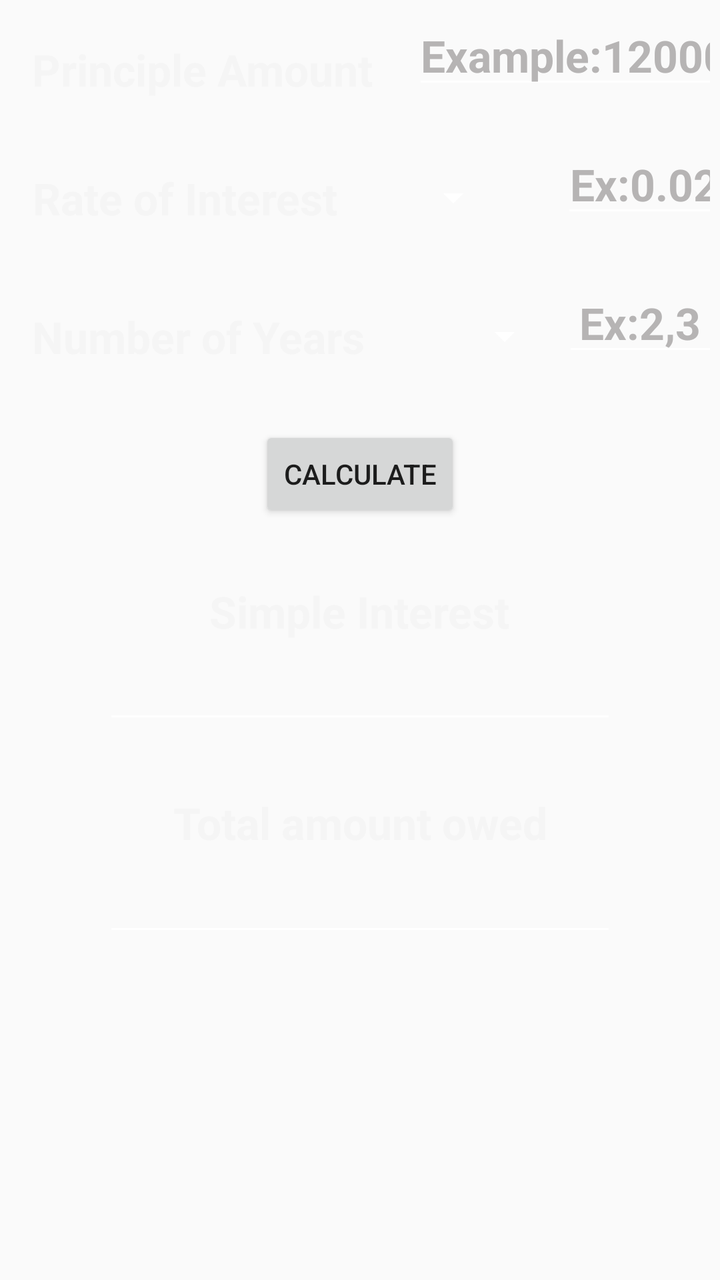
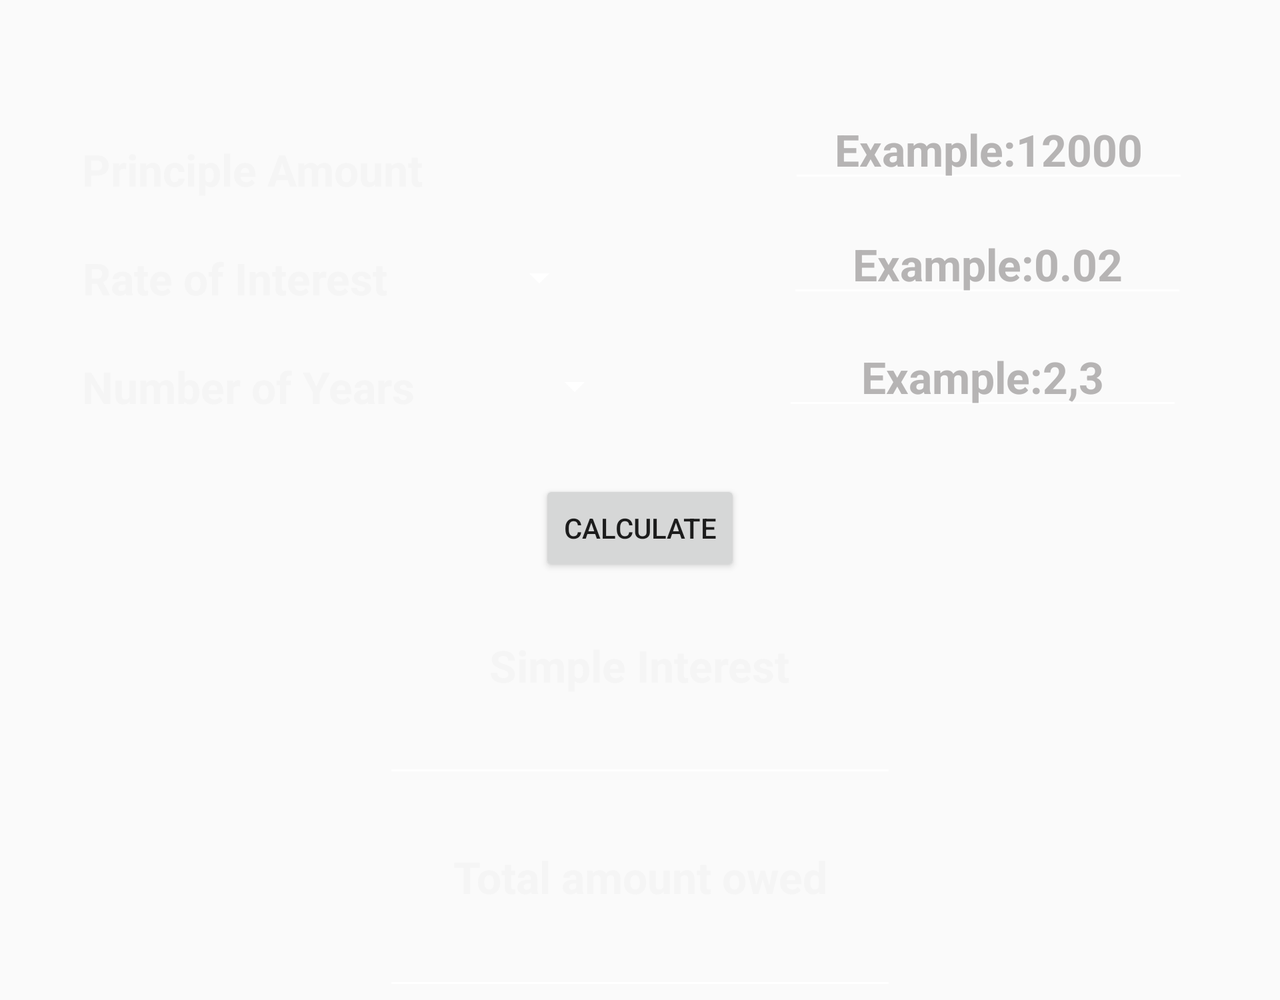

One screen, two layout resources from the same app: the default and the repository's alternative for another configuration. Each is rendered where Android would select it; the XML of both is given below.
<!-- AndroidManifest.xml: application theme AppTheme -->
<!-- res/layout/activity_simpleinterest.xml -->
<?xml version="1.0" encoding="utf-8"?>
<RelativeLayout xmlns:android="http://schemas.android.com/apk/res/android"
    android:layout_width="match_parent"
    android:layout_height="match_parent"
    android:paddingLeft="1dp"
    android:paddingRight="1dp"
    android:background="@drawable/grad4">

    <TextView style="@style/white1"
        android:layout_width="wrap_content"
        android:layout_height="wrap_content"
        android:textAppearance="?android:attr/textAppearanceLarge"
        android:text="Principle Amount"
        android:id="@+id/textView4"
        android:layout_marginTop="20dp"
        android:layout_marginLeft="15dp"
        android:layout_alignParentLeft="true"
        android:layout_alignParentStart="true"/>

    <TextView style="@style/white1"
        android:layout_width="wrap_content"
        android:layout_height="wrap_content"
        android:textAppearance="?android:attr/textAppearanceLarge"
        android:text="@string/roi"
        android:id="@+id/textView5"
        android:layout_marginTop="35dp"
        android:layout_marginLeft="15dp"
        android:layout_below="@+id/textView4"
        android:layout_alignParentStart="true" />

    <TextView style="@style/white1"
        android:layout_width="wrap_content"
        android:layout_height="wrap_content"
        android:textAppearance="?android:attr/textAppearanceLarge"
        android:text="@string/nop"
        android:id="@+id/textView6"
        android:layout_below="@+id/spinner2"
        android:layout_alignParentStart="true"
        android:layout_marginTop="40dp"
        android:layout_marginLeft="15dp"/>

    <TextView style="@style/white1"
        android:layout_width="wrap_content"
        android:layout_height="wrap_content"
        android:textAppearance="?android:attr/textAppearanceLarge"
        android:text="Simple Interest"
        android:id="@+id/cvi"
        android:layout_marginLeft="20dp"
        android:layout_marginRight="20dp"
        android:layout_below="@+id/btnCal"
        android:layout_centerHorizontal="true" />

    <EditText style="@style/white1"
        android:layout_width="160dp"
        android:layout_height="wrap_content"
        android:hint="Example:12000"
        android:textColorHint="#b6b4b4"
        android:inputType="numberDecimal"
        android:id="@+id/txtCV"
        android:backgroundTint="@android:color/white"
        android:layout_toRightOf="@+id/textView4"
        android:layout_marginTop="3dp"
        android:layout_marginLeft="20dp" />

    <EditText style="@style/white1"
        android:layout_width="80dp"
        android:layout_height="wrap_content"
        android:inputType="numberDecimal"
        android:hint="Ex:0.02"
        android:textColorHint="#b6b4b4"
        android:id="@+id/txtROI"
        android:backgroundTint="@android:color/white"
        android:layout_marginLeft="30dp"
        android:layout_alignBottom="@+id/spinner2"
        android:layout_toEndOf="@+id/spinner2" />

    <EditText style="@style/white1"
        android:layout_width="80dp"
        android:layout_height="wrap_content"
        android:inputType="numberDecimal"
        android:id="@+id/txtNOP"
        android:hint="Ex:2,3"
        android:textColorHint="#b6b4b4"
        android:backgroundTint="@android:color/white"
        android:layout_marginLeft="5dp"
        android:layout_alignBottom="@+id/spinner9"
        android:layout_toEndOf="@+id/spinner9" />

    <EditText style="@style/white1"
        android:layout_width="wrap_content"
        android:layout_height="wrap_content"
        android:ems="10"
        android:inputType="numberDecimal"
        android:id="@+id/txtSI"
        android:backgroundTint="@android:color/white"
        android:layout_centerHorizontal="true"
        android:layout_below="@+id/cvi"/>

    <Button
        android:layout_width="wrap_content"
        android:layout_height="wrap_content"
        android:text="@string/cal"
        android:id="@+id/btnCal"
        android:layout_marginLeft="20dp"
        android:layout_marginRight="20dp"
        android:layout_margin="30dp"
        android:layout_below="@+id/txtNOP"
        android:layout_centerHorizontal="true" />

    <TextView style="@style/white1"
        android:layout_width="wrap_content"
        android:layout_height="wrap_content"
        android:textAppearance="?android:attr/textAppearanceLarge"
        android:text="Total amount owed"
        android:id="@+id/textView7"
        android:layout_marginTop="30dp"
        android:layout_marginLeft="20dp"
        android:layout_marginRight="20dp"
        android:layout_below="@+id/txtSI"
        android:layout_centerHorizontal="true"/>

    <EditText style="@style/white1"
        android:layout_width="wrap_content"
        android:layout_height="wrap_content"
        android:inputType="numberDecimal"
        android:ems="10"
        android:id="@+id/txtTAO"
        android:backgroundTint="@android:color/white"
        android:layout_marginLeft="20dp"
        android:layout_marginRight="20dp"
        android:layout_marginTop="60dp"
        android:layout_below="@+id/txtSI"
        android:layout_centerHorizontal="true"/>

    <Spinner style="@style/white1"
        android:layout_width="80dp"
        android:layout_height="30dp"
        android:id="@+id/spinner2"
        android:entries="@array/options_x"
        android:backgroundTint="@android:color/white"
        android:layout_marginLeft="2dp"
        android:layout_alignBottom="@+id/textView5"
        android:layout_toEndOf="@+id/textView5" />

    <Spinner  style="@style/white1"
        android:layout_width="80dp"
        android:layout_height="30dp"
        android:id="@+id/spinner9"
        android:entries="@array/options_y"
        android:backgroundTint="@android:color/white"
        android:layout_alignBottom="@+id/textView6"
        android:layout_marginLeft="10dp"
        android:layout_toEndOf="@+id/textView4" />

</RelativeLayout>
<!-- resources referenced by this layout -->
<resources>
  <string-array name="options_x">
           <item>Yearly</item>
           <item>Monthly</item>
           <item>Weekly</item>
           <item>Daily</item>
          </string-array>
  <string-array name="options_y">
          <item>Years</item>
          <item>Months</item>
          <item>Weeks</item>
          <item>Days</item>
      </string-array>
  <string name="cal">Calculate</string>
  <string name="nop">Number of Years</string>
  <string name="roi">Rate of Interest</string>
  <style name="white1">
          <item name="android:layout_width">wrap_content</item>
          <item name="android:layout_height">wrap_content</item>
          <item name="android:textSize">22dp</item>
          <item name="android:textColor">#f5f5f5</item>
          <item name="android:gravity">center</item>
          <item name="android:textStyle">bold</item>
  
      </style>
  <style name="AppTheme" parent="Theme.AppCompat.Light.DarkActionBar">
          
          <item name="colorPrimary">@color/colorPrimary</item>
          <item name="colorPrimaryDark">@color/colorPrimaryDark</item>
          <item name="colorAccent">@color/colorAccent</item>
      </style>
</resources>
<!-- res/layout-land/activity_simpleinterest.xml (the repository's variant of the layout above) -->
<!-- drawn on the phone turned sideways -->
<?xml version="1.0" encoding="utf-8"?>
<ScrollView
    android:id="@+id/scrollViewSI"
    xmlns:android="http://schemas.android.com/apk/res/android"
    android:layout_width="match_parent"
    android:layout_height="match_parent"
    android:fillViewport="true">

    <RelativeLayout xmlns:android="http://schemas.android.com/apk/res/android"
        android:layout_width="match_parent"
        android:layout_height="match_parent"
        android:paddingLeft="16dp"
        android:paddingRight="16dp"
        android:background="@drawable/grad4">

    <TextView style="@style/white1"
        android:layout_width="wrap_content"
        android:layout_height="wrap_content"
        android:textAppearance="?android:attr/textAppearanceLarge"
        android:text="Principle Amount"
        android:id="@+id/textView4"
        android:layout_marginTop="70dp"
        android:layout_marginLeft="25dp"
        android:layout_alignParentLeft="true"
        android:layout_alignParentStart="true"/>

    <EditText style="@style/white1"
        android:layout_width="200dp"
        android:layout_height="wrap_content"
        android:hint="Example:12000"
        android:textColorHint="#b6b4b4"
        android:inputType="numberDecimal"
        android:id="@+id/txtCV"
        android:backgroundTint="@android:color/white"
        android:layout_toRightOf="@+id/textView4"
        android:layout_marginTop="50dp"
        android:layout_marginLeft="183dp" />

    <TextView style="@style/white1"
        android:layout_width="wrap_content"
        android:layout_height="wrap_content"
        android:textAppearance="?android:attr/textAppearanceLarge"
        android:text="@string/roi"
        android:id="@+id/textView5"
        android:layout_marginTop="25dp"
        android:layout_marginLeft="25dp"
        android:layout_below="@+id/textView4"/>

    <TextView style="@style/white1"
        android:layout_width="wrap_content"
        android:layout_height="wrap_content"
        android:textAppearance="?android:attr/textAppearanceLarge"
        android:text="@string/nop"
        android:id="@+id/textView6"
        android:layout_below="@+id/textView5"
        android:layout_marginTop="25dp"
        android:layout_marginLeft="25dp"/>

    <TextView style="@style/white1"
        android:layout_width="wrap_content"
        android:layout_height="wrap_content"
        android:textAppearance="?android:attr/textAppearanceLarge"
        android:text="Simple Interest"
        android:id="@+id/cvi"
        android:layout_marginLeft="20dp"
        android:layout_marginRight="20dp"
        android:layout_below="@+id/btnCal"
        android:layout_centerHorizontal="true" />

    <EditText style="@style/white1"
        android:layout_width="200dp"
        android:layout_height="wrap_content"
        android:inputType="numberDecimal"
        android:hint="Example:0.02"
        android:textColorHint="#b6b4b4"
        android:id="@+id/txtROI"
        android:backgroundTint="@android:color/white"
        android:layout_marginLeft="100dp"
        android:layout_alignBottom="@+id/spinner2"
        android:layout_toEndOf="@+id/spinner2" />

    <EditText style="@style/white1"
        android:layout_width="200dp"
        android:layout_height="wrap_content"
        android:inputType="numberDecimal"
        android:id="@+id/txtNOP"
        android:hint="Example:2,3"
        android:textColorHint="#b6b4b4"
        android:backgroundTint="@android:color/white"
        android:layout_marginLeft="80dp"
        android:layout_marginTop="10dp"
        android:layout_below="@+id/txtROI"
        android:layout_toEndOf="@+id/spinner9" />

    <EditText style="@style/white1"
        android:layout_width="wrap_content"
        android:layout_height="wrap_content"
        android:ems="10"
        android:inputType="numberDecimal"
        android:id="@+id/txtSI"
        android:backgroundTint="@android:color/white"
        android:layout_centerHorizontal="true"
        android:layout_below="@+id/cvi"/>

    <Button
        android:layout_width="wrap_content"
        android:layout_height="wrap_content"
        android:text="@string/cal"
        android:id="@+id/btnCal"
        android:layout_marginLeft="20dp"
        android:layout_marginRight="20dp"
        android:layout_margin="30dp"
        android:layout_below="@+id/txtNOP"
        android:layout_centerHorizontal="true" />

    <TextView style="@style/white1"
        android:layout_width="wrap_content"
        android:layout_height="wrap_content"
        android:textAppearance="?android:attr/textAppearanceLarge"
        android:text="Total amount owed"
        android:id="@+id/textView7"
        android:layout_marginTop="30dp"
        android:layout_marginLeft="20dp"
        android:layout_marginRight="20dp"
        android:layout_below="@+id/txtSI"
        android:layout_centerHorizontal="true"/>

    <EditText style="@style/white1"
        android:layout_width="wrap_content"
        android:layout_height="wrap_content"
        android:inputType="numberDecimal"
        android:ems="10"
        android:id="@+id/txtTAO"
        android:backgroundTint="@android:color/white"
        android:layout_marginLeft="20dp"
        android:layout_marginRight="20dp"
        android:layout_marginTop="60dp"
        android:layout_below="@+id/txtSI"
        android:layout_centerHorizontal="true"/>

    <Spinner style="@style/white1"
        android:layout_width="80dp"
        android:layout_height="30dp"
        android:id="@+id/spinner2"
        android:entries="@array/options_x"
        android:backgroundTint="@android:color/white"
        android:layout_marginLeft="20dp"
        android:layout_alignBottom="@+id/textView5"
        android:layout_toEndOf="@+id/textView5" />

    <Spinner  style="@style/white1"
        android:layout_width="80dp"
        android:layout_height="30dp"
        android:id="@+id/spinner9"
        android:entries="@array/options_y"
        android:backgroundTint="@android:color/white"
        android:layout_alignBottom="@+id/textView6"
        android:layout_marginLeft="20dp"
        android:layout_toEndOf="@+id/textView4" />

    </RelativeLayout>
    </ScrollView>
